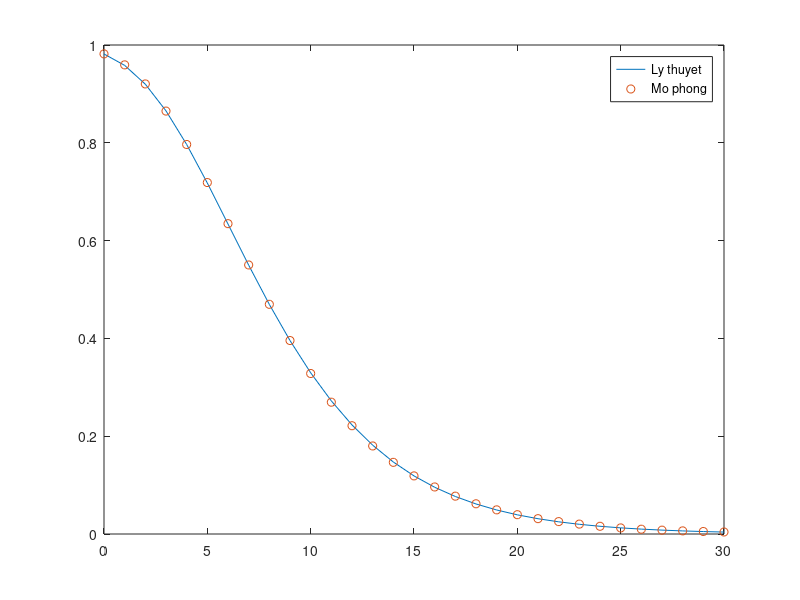

Here is the MATLAB script that generated this plot:
%xac suat dung user2
clc
Yo = 1;
lamda = 1;
anpha = 0.75;
P0dB = 0:1:30;
P0 = 10.^(P0dB./10);
P2 = P0.*(1-anpha);
%ly thuyet 
F_LT = 1- exp(-(lamda*Yo)./(P2(:)));
%Mo phong
n =10^5;
g = gamrnd(1,1,1,n);
SNR = zeros(n,length(P0dB));
for i = 1:n
    for j = 1:length(P0dB)
        SNR(i,j) = P2(j)*g(i);
    end
end
F_MP =sum(SNR<Yo)/n;
%-------------------------
plot(P0dB,F_LT,P0dB,F_MP,'o');
legend('Ly thuyet','Mo phong');
